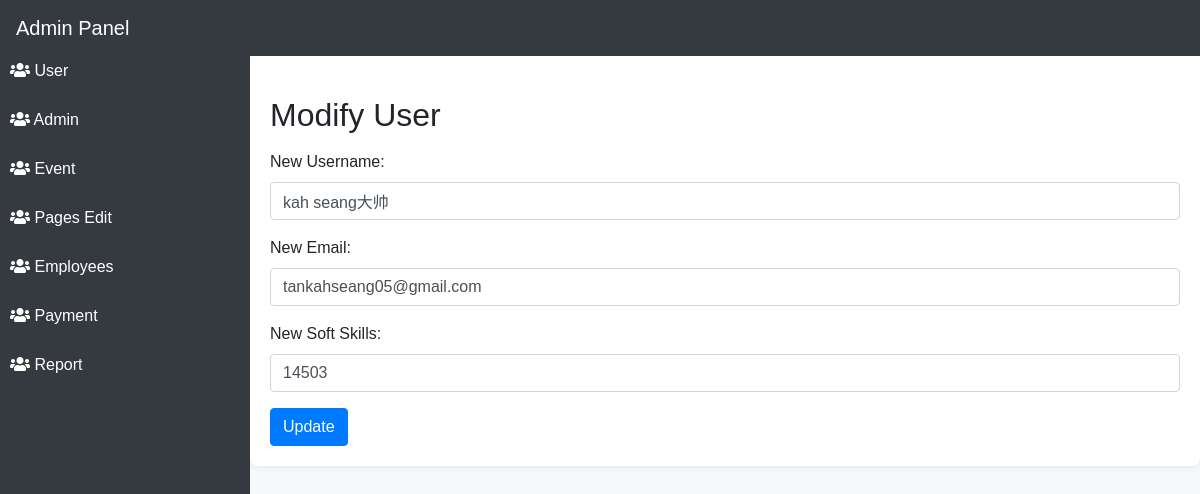
Screenshot of /modifyuser.php?user_id=1 with the database file from the repository.
### tables this page shows
CREATE TABLE `users` (
  `user_id` int(11) NOT NULL,
  `username` varchar(255) NOT NULL,
  `password` varchar(255) NOT NULL,
  `email` varchar(200) NOT NULL,
  `user_img` varchar(255) DEFAULT NULL,
  `activation_code` varchar(255) DEFAULT NULL,
  `is_active` tinyint(1) NOT NULL DEFAULT 0,
  `reset_token` varchar(255) DEFAULT NULL,
  `address` varchar(255) NOT NULL,
  `postcode` int(11) NOT NULL,
  `gender` varchar(10) NOT NULL,
  `softskill` int(255) NOT NULL,
  `city` varchar(255) NOT NULL,
  `state` varchar(255) NOT NULL,
  `failed_attempts` int(11) DEFAULT 0,
  `last_attempt_time` datetime DEFAULT NULL
);

### modifyuser.php (the view, shortened to what this page needs)
<?php
include 'adminheader.php';
include 'adminsidebar.php';
$connection = mysqli_connect('localhost', 'root', '', 'login');
if (isset($_GET['user_id'])) {
    $user_id = $_GET['user_id'];
    $query = "SELECT username, email, softskill FROM users WHERE user_id = $user_id";
    $result = mysqli_query($connection, $query);
    if ($result && mysqli_num_rows($result) > 0) {
        $row = mysqli_fetch_assoc($result);
        $username = $row['username'];
        $email = $row['email'];
        $soft_skills = $row['softskill'];
    } else {
        echo "User not found.";
        exit;
    }
} else {
    echo "User ID not provided.";
    exit;
}
?>
<div class="content">
    <div class="mb-3">
        <h2>Modify User</h2>
    </div>
    <form method="post" action="modifyuser.php?user_id=<?php echo $user_id; ?>">
        <div class="form-group">
            <label for="new_username">New Username:</label>
            <input type="text" class="form-control" id="new_username" name="new_username" value="<?php echo $username; ?>" required>
        </div>
        <div class="form-group">
            <label for="new_email">New Email:</label>
            <input type="email" class="form-control" id="new_email" name="new_email" value="<?php echo $email; ?>" required>
        </div>
        <div class="form-group">
            <label for="new_soft_skills">New Soft Skills:</label>
<input type="text" class="form-control" id="new_soft_skills" name="new_soft_skills" value="<?php echo $soft_skills; ?>" pattern="[0-9]+" required>
        </div>
        <button type="submit" class="btn btn-primary">Update</button>
    </form>
</div>
<?php include 'admin_footer.php'; ?>

### adminheader.php (style rules this page uses)
body { font-family: unset; padding-top: 56px; overflow-x: auto; background-color: #f8f9fa; margin: 0; }
.content { margin-left: 250px; padding: 20px; padding-top: 76px; margin-top: 20px; background-color: #fff; border-radius: 8px; box-shadow: 0 0 10px rgba(0, 0, 0, 0.1); }

### adminsidebar.php (style rules this page uses)
body { font-family: unset; margin: 0; padding: 0; }

### rows the page displays
users: new_username "kah seang大帅", new_email "tankahseang05@gmail.com", new_soft_skills "14503"
